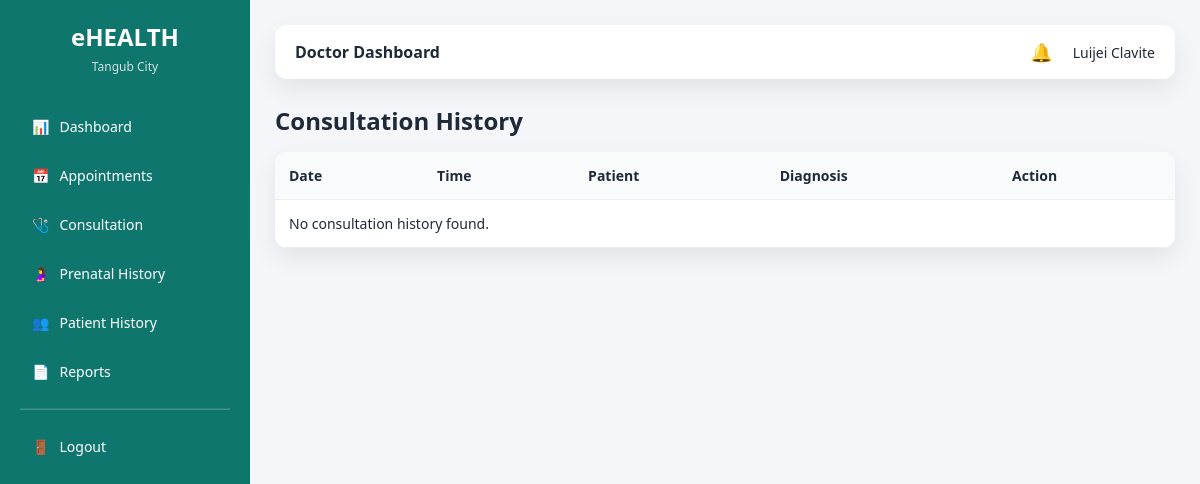
The app's page /doctor/consultations.php (signed in), older data.
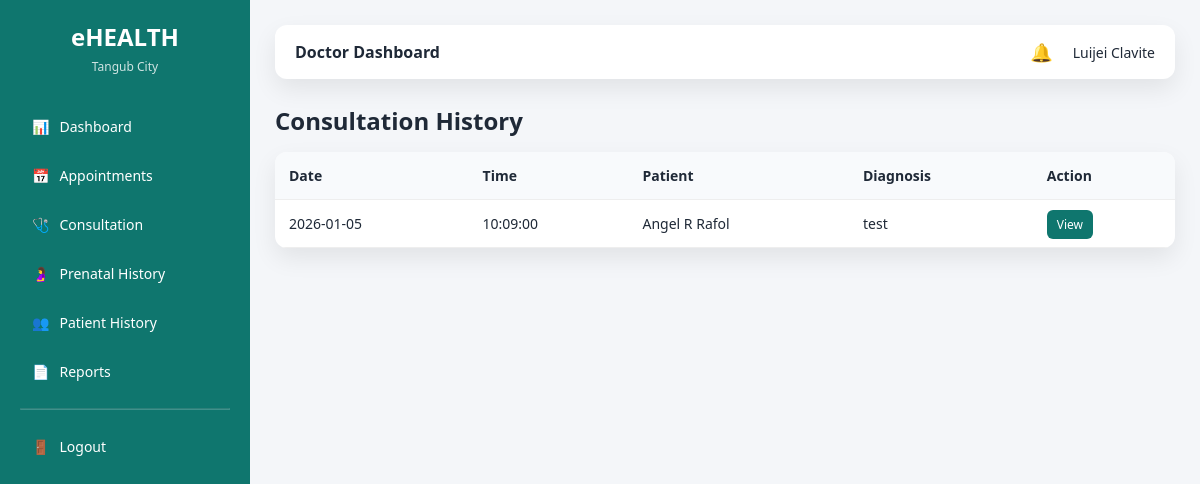
The same page, newer data.
### tables this page shows
CREATE TABLE `consultations` (
  `consultation_id` int(11) NOT NULL,
  `appointment_id` int(11) NOT NULL,
  `doctor_id` int(11) NOT NULL,
  `patient_id` int(11) NOT NULL,
  `symptoms` text DEFAULT NULL,
  `diagnosis` text DEFAULT NULL,
  `prescription` text DEFAULT NULL,
  `notes` text DEFAULT NULL,
  `created_at` timestamp NOT NULL DEFAULT current_timestamp()
);

CREATE TABLE `appointments` (
  `appointment_id` int(11) NOT NULL,
  `patient_id` int(11) NOT NULL,
  `doctor_id` int(11) NOT NULL,
  `appointment_date` date NOT NULL,
  `appointment_time` time NOT NULL,
  `reason` text DEFAULT NULL,
  `qr_code` varchar(255) DEFAULT NULL,
  `status` enum('Pending','Approved','Completed','Cancelled') DEFAULT 'Pending',
  `created_at` timestamp NOT NULL DEFAULT current_timestamp()
);

CREATE TABLE `users` (
  `user_id` int(11) NOT NULL,
  `full_name` varchar(100) NOT NULL,
  `email` varchar(100) NOT NULL,
  `password` varchar(255) NOT NULL,
  `role` enum('admin','staff','doctor','patient') NOT NULL,
  `status` enum('active','inactive') DEFAULT 'active',
  `created_at` timestamp NOT NULL DEFAULT current_timestamp()
);

### doctor/consultations.php (the view, shortened to what this page needs)
<?php
require_once "../config/database.php";
$doctor_id = $_SESSION['user_id'];
$consultations = mysqli_query(
    $conn,
    "SELECT
        c.consultation_id,
        a.appointment_date,
        a.appointment_time,
        u.full_name AS patient_name,
        c.diagnosis
     FROM consultations c
     JOIN appointments a ON c.appointment_id = a.appointment_id
     JOIN patients p ON a.patient_id = p.patient_id
     JOIN users u ON p.user_id = u.user_id
     WHERE a.doctor_id = $doctor_id
     ORDER BY c.created_at DESC"
);
?>
<!DOCTYPE html>
<html>
<head>
    <link rel="stylesheet" href="../assets/css/ui.css">
</head>
<body>
<div class="layout">
    <?php require_once "../layouts/sidebar.php"; ?>
    <main class="main">
        <?php require_once "../layouts/topbar.php"; ?>
        <h2 style="margin-bottom:15px;">Consultation History</h2>
        <table>
            <tr>
                <th>Date</th>
                <th>Time</th>
                <th>Patient</th>
                <th>Diagnosis</th>
                <th>Action</th>
            </tr>
            <?php if (mysqli_num_rows($consultations) > 0): ?>
                <?php while ($row = mysqli_fetch_assoc($consultations)): ?>
                    <tr>
                        <td><?= $row['appointment_date'] ?></td>
                        <td><?= $row['appointment_time'] ?></td>
                        <td><?= htmlspecialchars($row['patient_name']) ?></td>
                        <td><?= htmlspecialchars($row['diagnosis']) ?></td>
                        <td>
                            <a href="consultation_view.php?id=<?= $row['consultation_id'] ?>"
                               class="btn-sm">
                               View
                            </a>
                        </td>
                    </tr>
                <?php endwhile; ?>
            <?php else: ?>
                <tr>
                    <td colspan="5">No consultation history found.</td>
                </tr>
            <?php endif; ?>
        </table>
    </main>
</div>
</body>
</html>

Row changes from the older to the newer data that the page shows:
added consultations: appointment.appointment_date "2026-01-05", appointment.appointment_time "10:09:00", users.full_name "Angel R Rafol", diagnosis "test"
Text that changed along with them:
text no longer shown: "No consultation history found."
